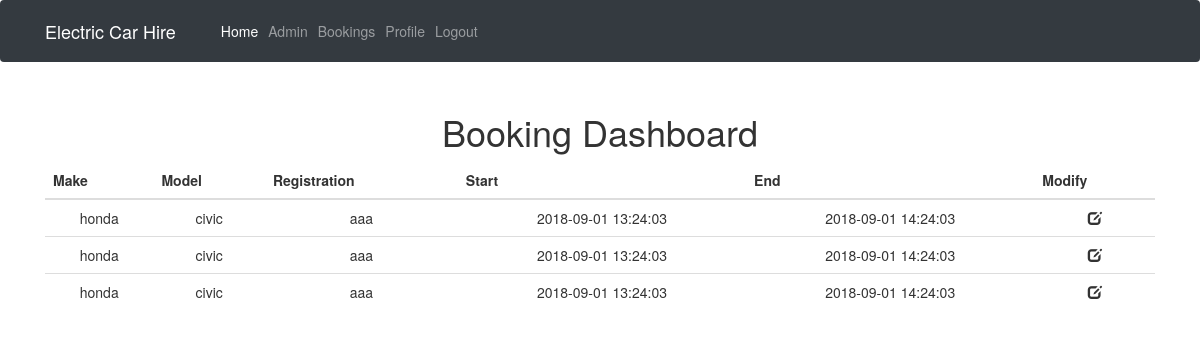
The page /bookings (signed in) on the database its author committed.
### models.py (models this page shows, shortened)
class Car(db.Model):
    id = db.Column(db.Integer, primary_key=True)
    vin = db.Column(db.String(80), unique=True, nullable=False)
    registration = db.Column(db.String(80), unique=True, nullable=False)
    make = db.Column(db.String(80), unique=True, nullable=False)
    model = db.Column(db.String(80), unique=True, nullable=False)
    bookings = db.relationship('Booking', backref='car')

class Booking(db.Model):
    id = db.Column(db.Integer, primary_key=True)
    user_id = db.Column(db.Integer, db.ForeignKey('user.id'))
    car_id = db.Column(db.Integer, db.ForeignKey('car.id'))
    start_time = db.Column(db.DateTime)
    end_time = db.Column(db.DateTime)

### booking.py (the view)
@booking.route('/bookings', methods=('GET', 'POST'))
def bookings():
    if not current_user.is_authenticated:
        return redirect(url_for('core.home'))
    context = {"user_has_booking":user_has_booking(),"user_bookings":get_user_bookings()}
    return render_template('booking/dashboard.html', title='Booking Dashboard',data=context)

### booking.py (called while the page is built)
def user_has_booking():
    user_bookings = Booking.query.filter_by(user_id=current_user.id).count()
    if user_bookings > 0:
        return True
    else:
        return False

def get_user_bookings():
    user_bookings = Booking.query.filter_by(user_id=current_user.id)
    return user_bookings

### models.py (called while the page is built)
@login_manager.user_loader
def load_user(user_id):
    return User.query.get(user_id)

### templates/booking/dashboard.html
{% extends 'base.html' %}
{% block container %}
    <div class="row" xmlns="http://www.w3.org/1999/html">
    <div class="col-lg-12 text-center">
      <h1 class="mt-5">Booking Dashboard</h1>
      {% if data["user_has_booking"] == True %}
          <table class="table">
          <thead>
              <tr>
                <th>Make</th>
                <th>Model</th>
                <th>Registration</th>
                <th>Start</th>
                <th>End</th>
                <th>Modify</th>
              </tr>
          </thead>
          <tbody>
          {% for booking in data["user_bookings"] %}
            <tr>
                <td>{% print(booking.car.make) %}</td>
                <td>{% print(booking.car.model) %}</td>
                <td>{% print(booking.car.registration) %}</td>
                <td>{% print(booking.start_time) %}</td>
                <td>{% print(booking.end_time) %}</td>
                <td><span class="glyphicon glyphicon-edit"></span></td>
            </tr>
          {% endfor %}
          </tbody>
          </table>
      {% else %}
          You currently do not have any bookings with us!<br><br>
          <a href="/bookings/new">Make a booking now !</a>
      {% endif %}
    </div>
  </div>
{% endblock %}

### rows shown on the page
Booking: start_time "2018-09-01 13:24:03", end_time "2018-09-01 14:24:03"
Car: make "honda", model "civic", registration "aaa"
Booking: start_time "2018-09-01 13:24:03", end_time "2018-09-01 14:24:03"
Booking: start_time "2018-09-01 13:24:03", end_time "2018-09-01 14:24:03"
